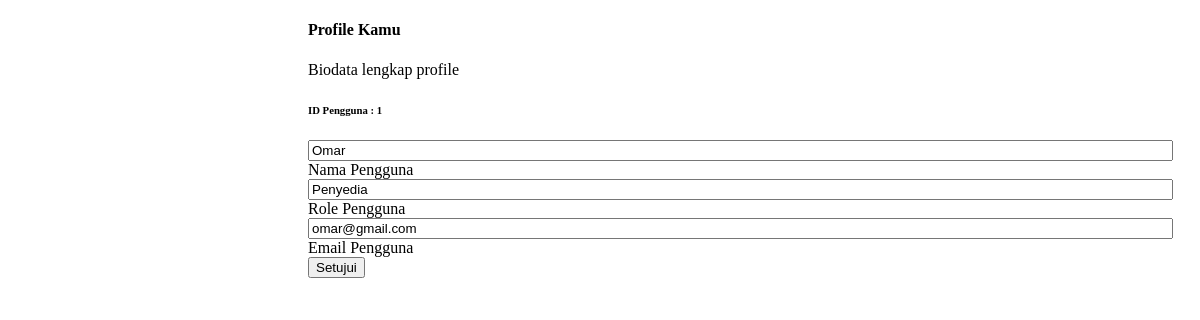
The page /disbekal/detail_request.php?id_user=1 on the database as committed earlier.
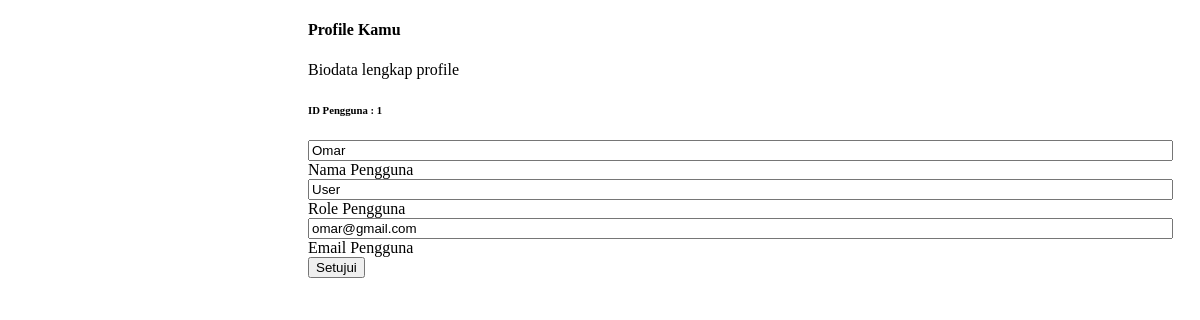
The same page on the database as committed later.
### tables this page shows
CREATE TABLE `users` (
  `id_user` int(11) NOT NULL,
  `nama_user` varchar(100) NOT NULL,
  `no_hp` varchar(50) NOT NULL,
  `email_user` varchar(50) NOT NULL,
  `password_user` varchar(50) NOT NULL,
  `created_at` timestamp NOT NULL DEFAULT current_timestamp(),
  `last_login` timestamp NOT NULL DEFAULT current_timestamp(),
  `role` varchar(50) NOT NULL,
  `login` bit(1) NOT NULL
);

### disbekal/detail_request.php (the view, shortened to what this page needs)
<?php
    include 'database.php';
    $id_user = isset($_GET['id_user']) ? $_GET['id_user']:false;
    $sql = mysqli_query($koneksi, "SELECT * FROM users LEFT JOIN log_penyedia USING(id_user) WHERE id_user = '".$_GET['id_user']."'");
    $row = mysqli_fetch_assoc($sql);
?>
<!DOCTYPE html>
<html lang="en">
<body>
    <div style="margin-left:300px; margin-top:15px;">
        <h4>Profile Kamu</h4>
        <p>Biodata lengkap profile</p>
        <form action="<?php echo BASE_URL."index.php?page=disbekal/approve_profile.php&id_user=$id_user" ?>" method="POST">
            <div style="margin-top:20px">
                <h6>ID Pengguna : <?php echo $id_user; ?></h6>
                <div class="form-floating mb-3">
                    <input type="text" name="nama_user" class="form-control" style="width:97%;" id="floatingInput" placeholder=""  value = <?php echo $row['nama_user']; ?> required readonly>
                    <label for="floatingInput">Nama Pengguna</label>
                </div>
                <div class="form-floating mb-3">
                    <input type="text" name="role_user" class="form-control" style="width:97%;" id="floatingInput" placeholder=""  value = <?php echo $row['role']; ?> required readonly>
                    <label for="floatingInput">Role Pengguna</label>
                </div>
                <div class="form-floating mb-3">
                    <input type="text" name="email_user" class="form-control" style="width:97%;" id="floatingInput" placeholder=""  value = <?php echo $row['email_user']; ?> required readonly>
                    <label for="floatingInput">Email Pengguna</label>
                </div>
            </div>
            <input type="submit" name="submit" value="Setujui" class="btn btn-success">
        </form>
    </div>
</body>
</html>

Rows that differ between the two databases and show on the page:
changed users "Omar": role_user "Penyedia" → "User"
